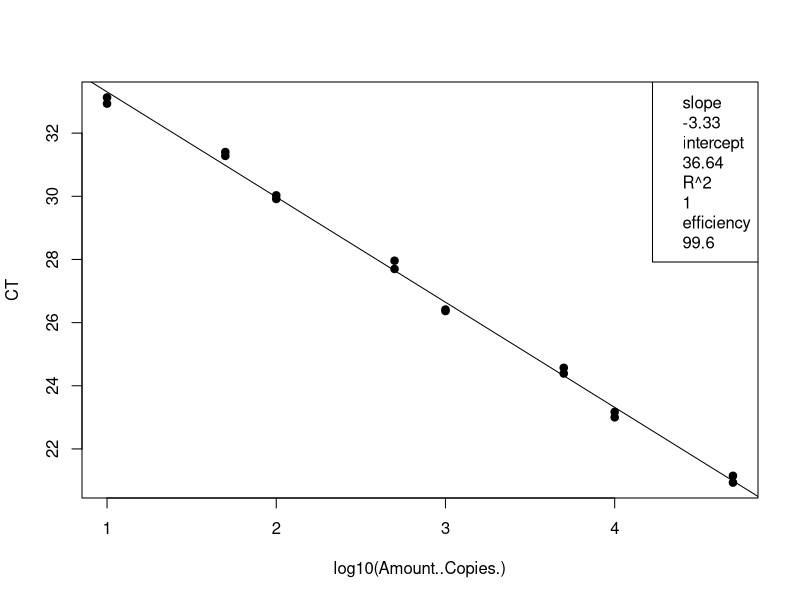
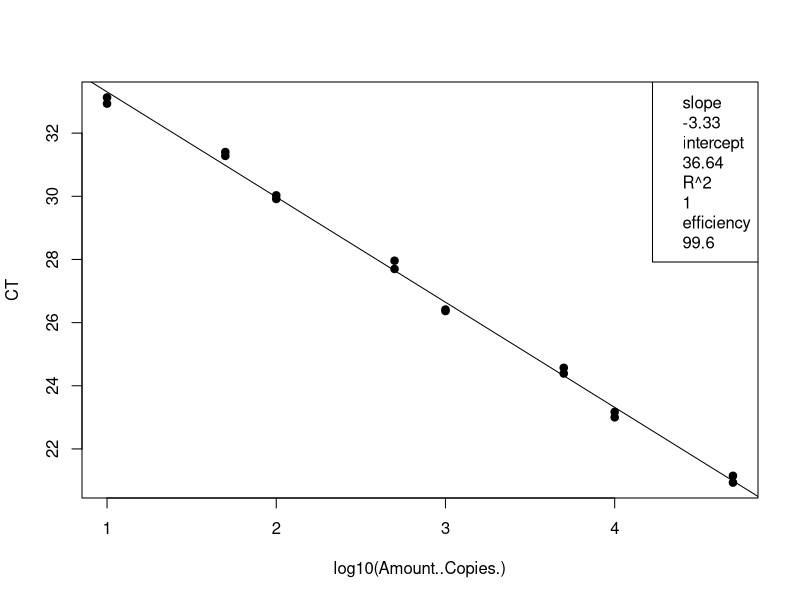
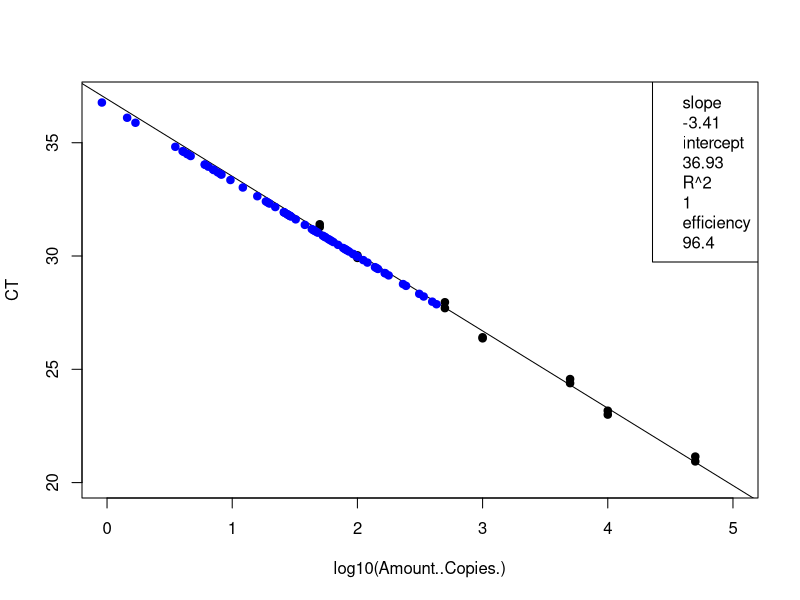
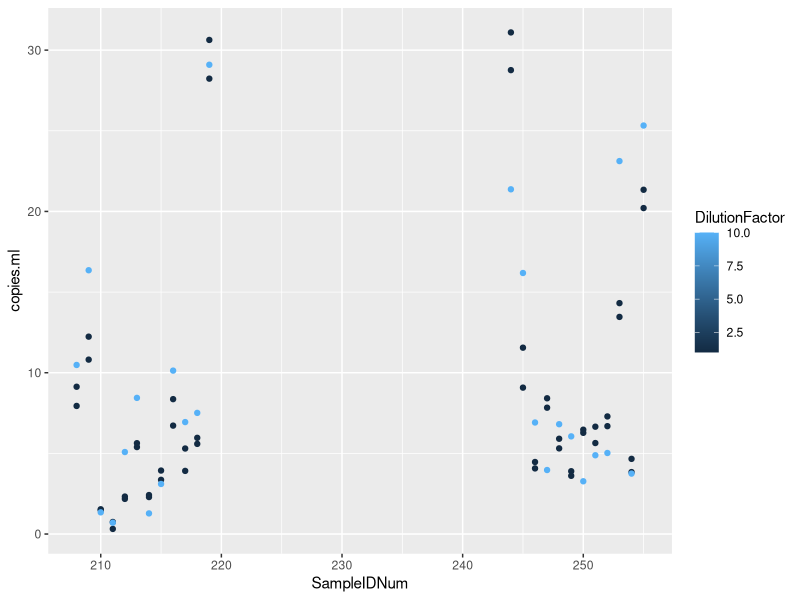

R code for these plots, in order:
## ---- chunk 1
knitr::opts_chunk$set(echo = TRUE)

## ---- chunk 2
# load the data (note data file must be in this repository)
data <- read.csv("Plate7_E.coli_qPCRConversion.csv")
View(data)

# clean up the data file (there is some stuff at the bottom and extra blank rows)
#data <- data[-68:-70,] # This removes rows 92-95
View(data)

# assign to the correct data class #warning message about NAs is OK
class(data$CT) # check the data class type
data$CT <- as.numeric(as.character(data$CT)) # change to numeric
data$Amount..Copies. <- as.numeric(as.character(data$Amount..Copies.)) # change to numeric
## ---- chunk 3
# linear regression of standard curve
standards = data[1:16,]
standardCurve <- lm(CT ~ log10(Amount..Copies.), data = standards)
  
standardCurvePlot <- plot(CT ~ log10(Amount..Copies.), data = standards, pch=19) 
abline(coef(standardCurve)) 
legend("topright", legend=c(paste= "slope", round(standardCurve$coefficients[2], 2), 
                            paste= "intercept", round(standardCurve$coefficients[1], 2), 
                            paste= "R^2", round(summary(standardCurve)$r.squared, 2),
                            paste = "efficiency", round((10^(-1/standardCurve$coefficients[2])-1)*100, 1)))
## ---- chunk 4
# remove standards that sucked and redo analysis NOT NEEDED 21 Jan 2020
#standards <- standards[-15:-16,] # uncomment this line and change which rows to remove
standardCurve <- lm(CT ~ log10(Amount..Copies.), data = standards)

standardCurvePlot <- plot(CT ~ log10(Amount..Copies.), data = standards, pch=19)
abline(coef(standardCurve))
col = "blue"
legend("topright", legend=c(paste= "slope", round(standardCurve$coefficients[2], 2),
                            paste= "intercept", round(standardCurve$coefficients[1], 2),
                            paste= "R^2", round(summary(standardCurve)$r.squared, 2),
                            paste = "efficiency", round((10^(-1/standardCurve$coefficients[2])-1)*100, 1)))
## ---- chunk 5
# data set of unknowns including info on standard curve
#unknowns = subset(data, Name == "UNKNOWN")
unknowns = data[17:88,]
#unknowns <- unknowns[-1:-3,] # uncomment this line and change which rows to remove if these samples were outside of the standard curve

# add new columns to the data table
unknowns$plate_num = 1 #change to the actual plate number
unknowns$standard_slope = standardCurve$coefficients[2]
unknowns$standard_intercept = standardCurve$coefficients[1]
unknowns$R2 = summary(standardCurve)$r.squared
unknowns$efficiency =  (10^(-1/standardCurve$coefficients[2])-1)*100
  
# add a new column that interpolates copies/well from Ct for the unknowns
unknowns$log.copies.well = ((unknowns$CT - standardCurve$coefficients[1])/standardCurve$coefficients[2])
unknowns$copies.well = 10^unknowns$log.copies.well

# copies/ul extract accounting for dilution factor
vol.well = 3 #qPCR template volume in ul
unknowns$vol.well = vol.well
unknowns$copies.ul = ((unknowns$copies.well/vol.well)*unknowns$DilutionFactor)

# copies/extraction
vol.elution = 110 #DNA extraction elution volume in ul
unknowns$vol.elution = vol.elution
unknowns$copies.extraction = (unknowns$copies.ul*vol.elution)

# copies/ml #Volume is volume of sample filtered in mL
unknowns$copies.ml = (unknowns$copies.extraction/unknowns$Volume)


## ---- chunk 6
standards <- standards[-15:-16,] # uncomment this line and change which rows to remove
standardCurve <- lm(CT ~ log10(Amount..Copies.), data = standards)

standardCurvePlot <- plot(CT ~ log10(Amount..Copies.), data = standards, pch=19, ylim=c(20,37), xlim=c(0,5))
abline(coef(standardCurve))
col = "blue"
legend("topright", legend=c(paste= "slope", round(standardCurve$coefficients[2], 2),
                            paste= "intercept", round(standardCurve$coefficients[1], 2),
                            paste= "R^2", round(summary(standardCurve)$r.squared, 2),
                            paste = "efficiency", round((10^(-1/standardCurve$coefficients[2])-1)*100, 1)))

unknowns = unknowns[1:72,]
standardCurve <- lm(CT ~ log10(copies.well), data = unknowns)

standardCurvePlot <- points(CT ~ log10(copies.well), data = unknowns, pch=19, col = "blue")


#abline(coef(standardCurve))
#legend("topright", legend=c(paste= "slope", round(standardCurve$coefficients[2], 2),
                            #paste= "intercept", round(standardCurve$coefficients[1], 2),
                            #paste= "R^2", round(summary(standardCurve)$r.squared, 2),
                            #paste = "efficiency", round((10^(-1/standardCurve$coefficients[2])-1)*100, 1)))
## ---- chunk 7
# make a plot that compares the diluted to undiluted replicates for each sample including dilution factor
library("ggplot2")
unknowns$SampleIDNum <- as.numeric(as.character(unknowns$SampleIDNum)) # change to numeric
replicates = unknowns[1:72,]
#replicates <- replicates[-18,] # This removes rows (B11)
#replicates <- replicates[-32,] # This removes rows (D8)
#replicates <- replicates[-55,] # This removes rows (G5)
qplot(SampleIDNum,copies.ml, data=replicates, col=DilutionFactor)
## ---- chunk 8
# write csv file
write.csv(unknowns, file = "Plate7_E.coli_ConvertedData.csv", row.names=FALSE, na="")

# average the replicates (if not strongly inhibited) and make a new file
library(dplyr)
data.average = unknowns %>% group_by(SampleIDNum) %>% summarise(copies.ml = mean(copies.ml, na.rm = T))
write.csv(data.average, file = "Plate7_E.coli_Averaged.csv", row.names=FALSE, na="")
